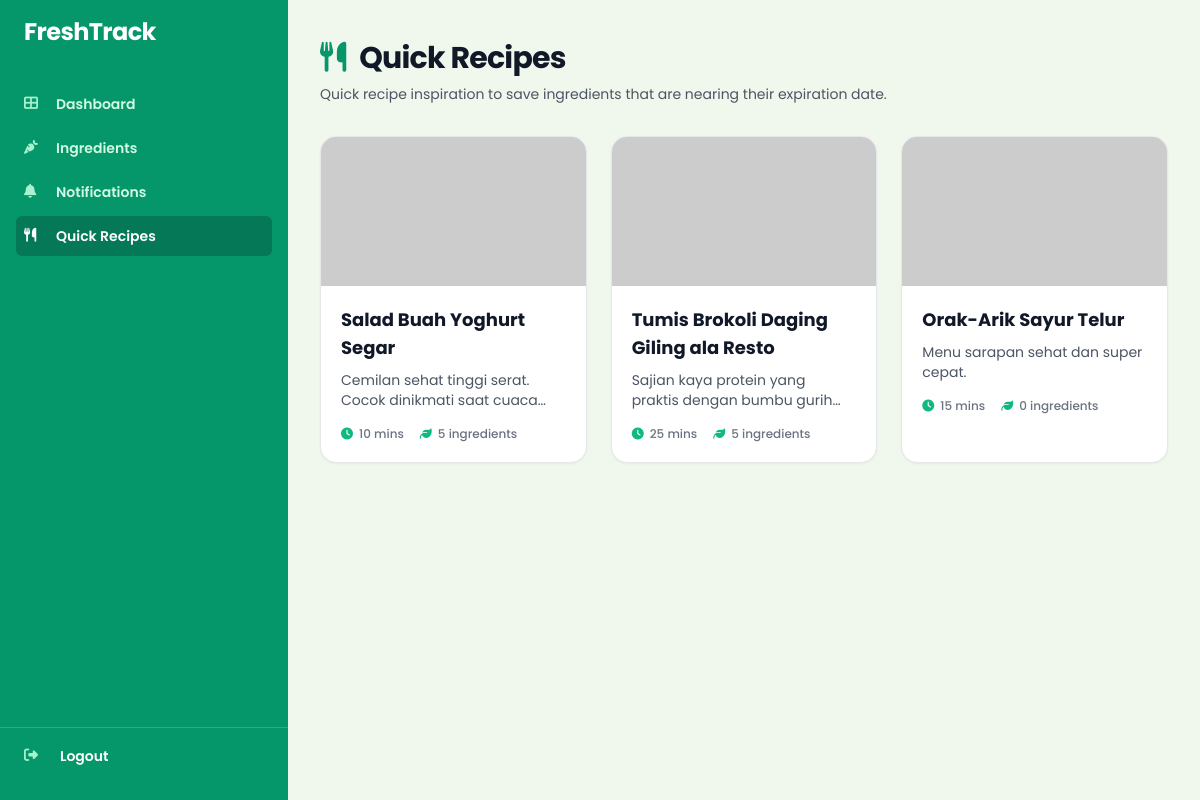
Page /pages/recipe.php (signed in) on the committed database.
### tables this page shows
CREATE TABLE `recipe` (
  `id` varchar(36) NOT NULL,
  `judul` varchar(150) NOT NULL,
  `deskripsi_singkat` varchar(255) NOT NULL,
  `langkah_pembuatan` text NOT NULL,
  `estimasi_waktu` int(11) NOT NULL,
  `gambar` text NOT NULL,
  `created_at` timestamp NOT NULL DEFAULT current_timestamp(),
  `updated_at` timestamp NOT NULL DEFAULT current_timestamp() ON UPDATE current_timestamp()
);

### pages/recipe.php (the view, shortened to what this page needs)
<?php
include __DIR__ . '/../config/connection.php';
$recipes = $connection->query("SELECT * FROM recipe ORDER BY created_at DESC")->fetch_all(MYSQLI_ASSOC);
?>
<?php require_once __DIR__ . '/../includes/header.php'; ?>
<div>
    <?php require_once __DIR__ . '/../includes/sidebar.php'; ?>
    <main class="py-10 lg:pl-72">
      <div class="px-4 sm:px-6 lg:px-8 max-w-7xl mx-auto">
        <div class="mb-8">
            <h1 class="text-3xl font-bold tracking-tight text-gray-900"><i class="fas fa-utensils text-emerald-600 mr-2"></i> Quick Recipes</h1>
            <p class="mt-2 text-sm text-gray-600">Quick recipe inspiration to save ingredients that are nearing their expiration date.</p>
        </div>
        <?php if (empty($recipes)): ?>
        <div class="text-center py-16 bg-white rounded-xl shadow-sm border border-gray-200">
            <div class="mx-auto flex h-12 w-12 items-center justify-center rounded-full bg-emerald-100">
                <i class="fas fa-book-open text-emerald-600 text-xl"></i>
            </div>
            <h3 class="mt-4 text-sm font-semibold text-gray-900">No recipes yet</h3>
            <p class="mt-2 text-sm text-gray-500">Recipes will be added soon.</p>
        </div>
        <?php else: ?>
        <div class="grid grid-cols-1 sm:grid-cols-2 lg:grid-cols-3 gap-6">
            <?php $delay = 100; foreach ($recipes as $r): ?>
            <div onclick="openRecipe('<?= $r['id'] ?>')" class="group cursor-pointer bg-white rounded-2xl shadow-sm border border-gray-200 overflow-hidden hover:shadow-md transition-all duration-300 animate-slide-up delay-<?= $delay ?>">
                <div class="aspect-[16/9] w-full overflow-hidden bg-gray-200">
                    <img src="https://picsum.photos/seed/<?= substr($r['id'],0,8) ?>/600/360" alt="<?= htmlspecialchars($r['judul']) ?>" class="h-full w-full object-cover object-center group-hover:scale-105 transition-transform duration-500">
                </div>
                <div class="p-5">
                    <h3 class="text-lg font-bold text-gray-900 mb-2 group-hover:text-emerald-600 transition-colors"><?= htmlspecialchars($r['judul']) ?></h3>
                    <p class="text-sm text-gray-600 mb-4 line-clamp-2"><?= htmlspecialchars($r['deskripsi_singkat']) ?></p>
                    <div class="flex items-center gap-4 text-xs font-medium text-gray-500">
                        <span class="flex items-center gap-1.5"><i class="fas fa-clock text-emerald-500"></i> <?= $r['estimasi_waktu'] ?> mins</span>
                        <span class="flex items-center gap-1.5"><i class="fas fa-leaf text-emerald-500"></i> <?= count($r['ingredients']) ?> ingredients</span>
                    </div>
                </div>
            </div>
            <?php $delay += 100; if($delay > 500) $delay = 100; endforeach; ?>
        </div>
        <?php endif; ?>
      </div>
    </main>
</div>
</body>
</html>

### includes/header.php (shortened to what this page needs)
<!DOCTYPE html>
<html lang="en" class="h-full bg-gray-50 antialiased">
<head>
    <script src="https://cdn.tailwindcss.com"></script>
    <link rel="stylesheet" href="https://cdnjs.cloudflare.com/ajax/libs/font-awesome/6.5.1/css/all.min.css">
    <link rel="stylesheet" href="/Kuis-ResponsiPWD/FreshTrack/css/style.css?v=<?= time() ?>">
</head>
<body class="h-full">

### includes/sidebar.php (shortened to what this page needs)
<?php
$current_page = basename($_SERVER['PHP_SELF']);
$base = '/Kuis-ResponsiPWD/FreshTrack';
?>
<div class="hidden lg:fixed lg:inset-y-0 lg:z-50 lg:flex lg:w-72 lg:flex-col">
  <div class="flex grow flex-col gap-y-5 overflow-y-auto bg-emerald-600 px-6 pb-4">
    <div class="flex h-16 shrink-0 items-center gap-3">
        <span class="text-2xl font-bold text-white tracking-tight">FreshTrack</span>
    </div>
    <nav class="flex flex-1 flex-col">
      <ul role="list" class="flex flex-1 flex-col gap-y-7">
        <li>
          <ul role="list" class="-mx-2 space-y-1">
            <li>
                <a href="<?= $base ?>/pages/dashboard.php" class="<?= $current_page === 'dashboard.php' ? 'bg-emerald-700 text-white' : 'text-emerald-100 hover:bg-emerald-700 hover:text-white' ?> group flex gap-x-3 rounded-md p-2 text-sm/6 font-semibold transition-colors">
                <i class="fas fa-th-large size-5 shrink-0 pt-1 <?= $current_page === 'dashboard.php' ? 'text-white' : 'text-emerald-200 group-hover:text-white' ?>"></i>
                Dashboard
                </a>
            </li>
            <li>
                <a href="<?= $base ?>/pages/inventories.php" class="<?= $current_page === 'inventories.php' ? 'bg-emerald-700 text-white' : 'text-emerald-100 hover:bg-emerald-700 hover:text-white' ?> group flex gap-x-3 rounded-md p-2 text-sm/6 font-semibold transition-colors">
                <i class="fas fa-carrot size-5 shrink-0 pt-1 <?= $current_page === 'inventories.php' ? 'text-white' : 'text-emerald-200 group-hover:text-white' ?>"></i>
                Ingredients
                </a>
            </li>
            <li>
                <a href="<?= $base ?>/pages/notification.php" class="<?= $current_page === 'notification.php' ? 'bg-emerald-700 text-white' : 'text-emerald-100 hover:bg-emerald-700 hover:text-white' ?> group flex gap-x-3 rounded-md p-2 text-sm/6 font-semibold transition-colors">
                <i class="fas fa-bell size-5 shrink-0 pt-1 <?= $current_page === 'notification.php' ? 'text-white' : 'text-emerald-200 group-hover:text-white' ?>"></i>
                Notifications
                </a>
            </li>
            <li>
                <a href="<?= $base ?>/pages/recipe.php" class="<?= $current_page === 'recipe.php' ? 'bg-emerald-700 text-white' : 'text-emerald-100 hover:bg-emerald-700 hover:text-white' ?> group flex gap-x-3 rounded-md p-2 text-sm/6 font-semibold transition-colors">
                <i class="fas fa-utensils size-5 shrink-0 pt-1 <?= $current_page === 'recipe.php' ? 'text-white' : 'text-emerald-200 group-hover:text-white' ?>"></i>
                Quick Recipes
                </a>
            </li>
          </ul>
        </li>
        <li class="-mx-6 mt-auto border-t border-emerald-500">
          <a href="<?= $base ?>/auth/logout.php" onclick="return confirm('Yakin ingin logout?')" class="flex items-center gap-x-4 px-6 py-4 text-sm/6 font-semibold text-white hover:bg-emerald-700 transition-colors">
            <i class="fas fa-sign-out-alt size-5 pt-0.5 text-emerald-200 group-hover:text-white"></i>
            <span aria-hidden="true">Logout</span>
          </a>
        </li>
      </ul>
    </nav>
  </div>
</div>

### css/style.css (style rules this page uses)
:root { --bg-body: #f0f7ec; --bg-hero: #cce1c6; --bg-card: #ffffff; --bg-sidebar: #2d5a27; --bg-sidebar-hover: #3a7033; --bg-sidebar-active: #1e3d1a; --primary: #4a7046; --primary-dark: #385a34; --primary-light: #6b9e66; --accent: #8bc34a; --text-heading: #1a2e19; --text-body: #4b5e4b; --text-light: #ffffff; --text-muted: #7a8f7a; --border: #d4e4cf; --border-light: #e8f0e4; --danger: #e74c3c; --danger-light: #fdecea; --warning: #f39c12; --warning-light: #fef9e7; --success: #27ae60; --success-light: #eafaf1; --info: #3498db; --info-light: #ebf5fb; --shadow-sm: 0 1px 3px rgba(0, 0, 0, 0.08); --shadow-md: 0 4px 12px rgba(0, 0, 0, 0.1); --shadow-lg: 0 8px 30px rgba(0, 0, 0, 0.12); --radius-sm: 8px; --radius-md: 12px; --radius-lg: 16px; --radius-xl: 20px; --transition: all 0.3s cubic-bezier(0.4, 0, 0.2, 1); }
*, *::before, *::after { box-sizing: border-box; margin: 0; padding: 0; }
body { font-family: 'Poppins', sans-serif; background-color: var(--bg-body); color: var(--text-body); line-height: 1.6; -webkit-font-smoothing: antialiased; }
a { text-decoration: none; color: inherit; }
img { max-width: 100%; display: block; }
.animate-slide-up { opacity: 0; transform: translateY(40px); transition: opacity 0.8s cubic-bezier(0.16, 1, 0.3, 1), transform 0.8s cubic-bezier(0.16, 1, 0.3, 1); }
.animate-slide-up.is-visible { opacity: 1; transform: translateY(0); }
.delay-100 { transition-delay: 100ms; }
.delay-200 { transition-delay: 200ms; }
.delay-300 { transition-delay: 300ms; }

### rows in the picture
recipe: judul "Salad Buah Yoghurt Segar", deskripsi_singkat "Cemilan sehat tinggi serat. Cocok dinikmati saat…", estimasi_waktu "10", count($r['ingredients']) "5"
recipe: judul "Tumis Brokoli Daging Giling ala Resto", deskripsi_singkat "Sajian kaya protein yang praktis dengan bumbu…", estimasi_waktu "25", count($r['ingredients']) "5"
recipe: judul "Orak-Arik Sayur Telur", deskripsi_singkat "Menu sarapan sehat dan super cepat.", estimasi_waktu "15", count($r['ingredients']) "0"
